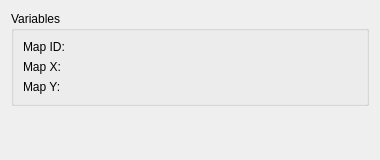
<?xml version="1.0" encoding="UTF-8"?>
<ui version="4.0">
 <class>LocationVariablesWidget</class>
 <widget class="QWidget" name="LocationVariablesWidget">
  <property name="geometry">
   <rect><x>0</x><y>0</y><width>380</width><height>160</height></rect>
  </property>
  <property name="windowTitle">
   <string>Location Variables</string>
  </property>
  <layout class="QVBoxLayout" name="verticalLayout">
   <item>
    <widget class="QGroupBox" name="groupVariables">
     <property name="title"><string>Variables</string></property>
     <layout class="QFormLayout" name="layoutVariables">
      <item row="0" column="0"><widget class="QLabel" name="labelMap"><property name="text"><string>Map ID:</string></property></widget></item>
      <item row="0" column="1"><widget class="VariableRpgComboBox" name="comboMap"/></item>
      <item row="1" column="0"><widget class="QLabel" name="labelX"><property name="text"><string>Map X:</string></property></widget></item>
      <item row="1" column="1"><widget class="VariableRpgComboBox" name="comboX"/></item>
      <item row="2" column="0"><widget class="QLabel" name="labelY"><property name="text"><string>Map Y:</string></property></widget></item>
      <item row="2" column="1"><widget class="VariableRpgComboBox" name="comboY"/></item>
     </layout>
    </widget>
   </item>
   <item>
    <spacer name="verticalSpacer">
     <property name="orientation"><enum>Qt::Vertical</enum></property>
     <property name="sizeHint" stdset="0"><size><width>20</width><height>10</height></size></property>
    </spacer>
   </item>
  </layout>
 </widget>
 <customwidgets>
  <customwidget>
   <class>VariableRpgComboBox</class>
   <extends>QWidget</extends>
   <header>ui/common/rpg_combobox.h</header>
  </customwidget>
 </customwidgets>
 <resources/>
 <connections/>
</ui>
